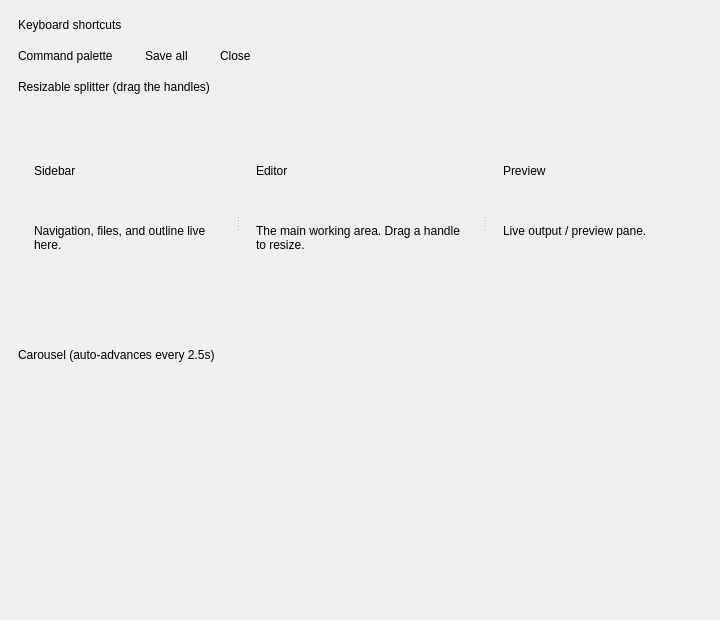
<?xml version='1.0' encoding='utf-8'?>
<ui version="4.0">
 <class>MainWindow</class>
 <widget class="QMainWindow" name="MainWindow">
  <property name="geometry">
   <rect>
    <x>0</x>
    <y>0</y>
    <width>720</width>
    <height>620</height>
   </rect>
  </property>
  <property name="windowTitle">
   <string>Kbd / Splitter / Carousel</string>
  </property>
  <widget class="QWidget" name="centralwidget">
   <layout class="QVBoxLayout" name="verticalLayout" stretch="0,0,0,1,0,1">
    <property name="spacing">
     <number>14</number>
    </property>
    <property name="leftMargin">
     <number>18</number>
    </property>
    <property name="topMargin">
     <number>18</number>
    </property>
    <property name="rightMargin">
     <number>18</number>
    </property>
    <property name="bottomMargin">
     <number>18</number>
    </property>
    <item>
     <widget class="QLabel" name="kbdSectionLabel">
      <property name="text">
       <string>Keyboard shortcuts</string>
      </property>
     </widget>
    </item>
    <item>
     <layout class="QHBoxLayout" name="kbdRow">
      <property name="spacing">
       <number>16</number>
      </property>
      <item>
       <widget class="QLabel" name="paletteLabel">
        <property name="text">
         <string>Command palette</string>
        </property>
       </widget>
      </item>
      <item>
       <widget class="QCustomKbd" name="paletteKbd">
        <property name="keys" stdset="0">
         <string>Ctrl+K</string>
        </property>
       </widget>
      </item>
      <item>
       <widget class="QLabel" name="saveLabel">
        <property name="text">
         <string>Save all</string>
        </property>
       </widget>
      </item>
      <item>
       <widget class="QCustomKbd" name="saveKbd">
        <property name="keys" stdset="0">
         <string>Ctrl+Shift+S</string>
        </property>
       </widget>
      </item>
      <item>
       <widget class="QLabel" name="closeLabel">
        <property name="text">
         <string>Close</string>
        </property>
       </widget>
      </item>
      <item>
       <widget class="QCustomKbd" name="closeKbd">
        <property name="keys" stdset="0">
         <string>Alt+F4</string>
        </property>
       </widget>
      </item>
      <item>
       <spacer name="kbdSpacer">
        <property name="orientation">
         <enum>Qt::Horizontal</enum>
        </property>
        <property name="sizeHint" stdset="0">
         <size>
          <width>40</width>
          <height>20</height>
         </size>
        </property>
       </spacer>
      </item>
     </layout>
    </item>
    <item>
     <widget class="QLabel" name="splitterSectionLabel">
      <property name="text">
       <string>Resizable splitter (drag the handles)</string>
      </property>
     </widget>
    </item>
    <item>
     <widget class="QCustomSplitter" name="splitter">
      <property name="minimumSize">
       <size>
        <width>0</width>
        <height>150</height>
       </size>
      </property>
      <property name="orientation">
       <enum>Qt::Horizontal</enum>
      </property>
      <widget class="QFrame" name="sidebarPanel">
       <layout class="QVBoxLayout" name="sidebarLayout">
        <property name="leftMargin">
         <number>16</number>
        </property>
        <property name="topMargin">
         <number>16</number>
        </property>
        <property name="rightMargin">
         <number>16</number>
        </property>
        <property name="bottomMargin">
         <number>16</number>
        </property>
        <item>
         <widget class="QLabel" name="sidebarTitle">
          <property name="text">
           <string>Sidebar</string>
          </property>
         </widget>
        </item>
        <item>
         <widget class="QLabel" name="sidebarBody">
          <property name="text">
           <string>Navigation, files, and outline live here.</string>
          </property>
          <property name="wordWrap">
           <bool>true</bool>
          </property>
          <property name="alignment">
           <set>Qt::AlignLeading|Qt::AlignLeft|Qt::AlignTop</set>
          </property>
         </widget>
        </item>
       </layout>
      </widget>
      <widget class="QFrame" name="editorPanel">
       <layout class="QVBoxLayout" name="editorLayout">
        <property name="leftMargin">
         <number>16</number>
        </property>
        <property name="topMargin">
         <number>16</number>
        </property>
        <property name="rightMargin">
         <number>16</number>
        </property>
        <property name="bottomMargin">
         <number>16</number>
        </property>
        <item>
         <widget class="QLabel" name="editorTitle">
          <property name="text">
           <string>Editor</string>
          </property>
         </widget>
        </item>
        <item>
         <widget class="QLabel" name="editorBody">
          <property name="text">
           <string>The main working area. Drag a handle to resize.</string>
          </property>
          <property name="wordWrap">
           <bool>true</bool>
          </property>
          <property name="alignment">
           <set>Qt::AlignLeading|Qt::AlignLeft|Qt::AlignTop</set>
          </property>
         </widget>
        </item>
       </layout>
      </widget>
      <widget class="QFrame" name="previewPanel">
       <layout class="QVBoxLayout" name="previewLayout">
        <property name="leftMargin">
         <number>16</number>
        </property>
        <property name="topMargin">
         <number>16</number>
        </property>
        <property name="rightMargin">
         <number>16</number>
        </property>
        <property name="bottomMargin">
         <number>16</number>
        </property>
        <item>
         <widget class="QLabel" name="previewTitle">
          <property name="text">
           <string>Preview</string>
          </property>
         </widget>
        </item>
        <item>
         <widget class="QLabel" name="previewBody">
          <property name="text">
           <string>Live output / preview pane.</string>
          </property>
          <property name="wordWrap">
           <bool>true</bool>
          </property>
          <property name="alignment">
           <set>Qt::AlignLeading|Qt::AlignLeft|Qt::AlignTop</set>
          </property>
         </widget>
        </item>
       </layout>
      </widget>
     </widget>
    </item>
    <item>
     <widget class="QLabel" name="carouselSectionLabel">
      <property name="text">
       <string>Carousel (auto-advances every 2.5s)</string>
      </property>
     </widget>
    </item>
    <item>
     <widget class="QCustomCarousel" name="carousel">
      <property name="minimumSize">
       <size>
        <width>0</width>
        <height>140</height>
       </size>
      </property>
     </widget>
    </item>
   </layout>
  </widget>
 </widget>
 <customwidgets>
  <customwidget>
   <class>QCustomKbd</class>
   <extends>QWidget</extends>
   <header location="global">Custom_Widgets.QCustomKbd.h</header>
  </customwidget>
  <customwidget>
   <class>QCustomSplitter</class>
   <extends>QSplitter</extends>
   <header location="global">Custom_Widgets.QCustomSplitter.h</header>
  </customwidget>
  <customwidget>
   <class>QCustomCarousel</class>
   <extends>QWidget</extends>
   <header location="global">Custom_Widgets.QCustomCarousel.h</header>
  </customwidget>
 <customwidget><class>QPushButton</class><extends>QPushButton</extends><header location="global">Custom_Widgets.Theme.h</header><container>1</container></customwidget><customwidget><class>QLabel</class><extends>QLabel</extends><header location="global">Custom_Widgets.Theme.h</header><container>1</container></customwidget></customwidgets>
 <connections />
</ui>
